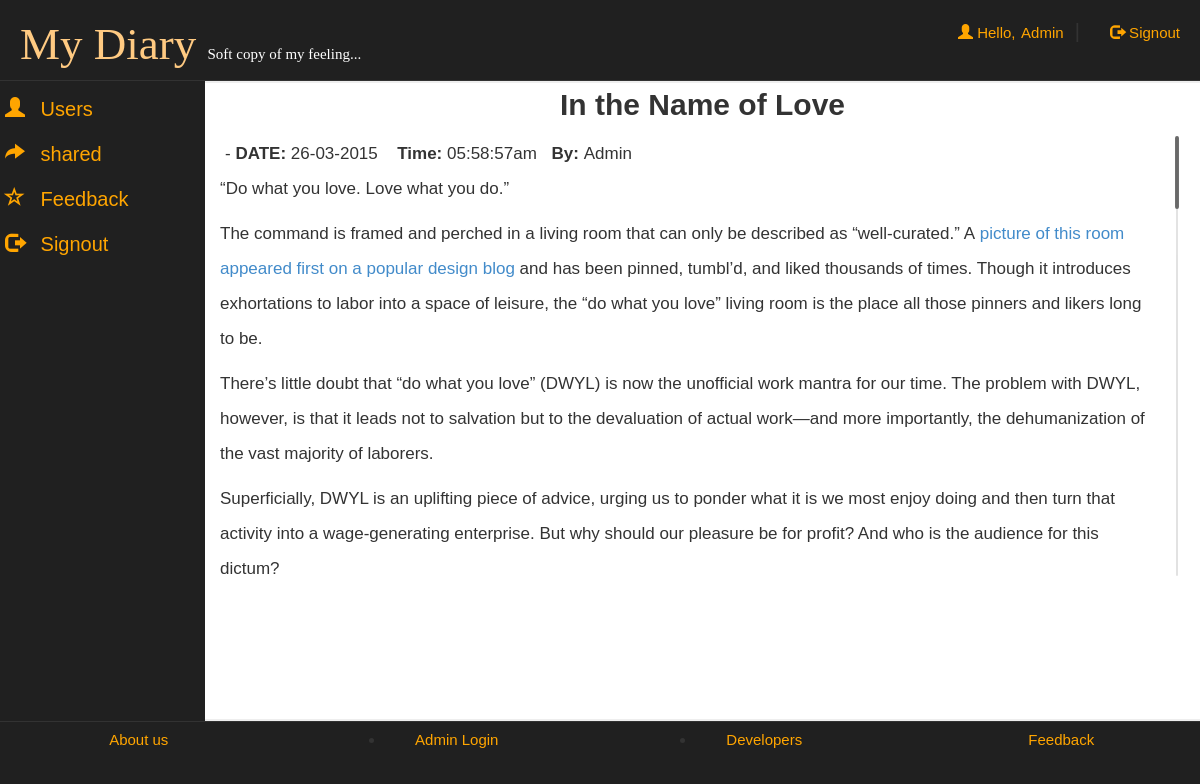
/adminpanel.php?aid=551392115c149 (signed in), run on the app's committed database.
### tables this page shows
CREATE TABLE IF NOT EXISTS `articles` (
  `email` varchar(50) NOT NULL,
  `id` text NOT NULL,
  `date` date NOT NULL,
  `time` varchar(50) NOT NULL,
  `article` text NOT NULL,
  `title` varchar(500) NOT NULL,
  `star` tinyint(1) NOT NULL DEFAULT '0',
  `share` tinyint(1) NOT NULL DEFAULT '0',
  `nick` varchar(50) NOT NULL DEFAULT '0'
);

### adminpanel.php (the view, shortened to what this page needs)
<!DOCTYPE html>
<html lang="en">
<head>
 <link  rel="stylesheet" href="css/bootstrap.min.css"/>
 <link  rel="stylesheet" href="css/bootstrap-theme.min.css"/>
 <link rel="stylesheet" href="css/main.css">
 <link  rel="stylesheet" href="css/font.css">
 <link  rel="stylesheet" href="css/jquery.mCustomScrollbar.css">
</head>
<body>
<div class="row logo">
<div class="col-md-6">
<h1><span style="color:#FFCA82">My&nbsp;Diary</span>&nbsp;<span style="font-size:15px; color:#fff;">Soft copy of my feeling...</span></h1>
</div>
<div class="col-md-4">
 <?php
 include_once 'dbConnection.php';
  if($_SESSION['key']!="sunny7785068889"){
header("location:index.php");
}
else
{
$name = $_SESSION['name'];
echo '<span class="pull-right top" ><span class="log1"><span class="glyphicon glyphicon-user" aria-hidden="true"></span>&nbsp;Hello,</span> <a href="adminpanel.php?q=1" class="log log1">'.$name.'</a>&nbsp;&nbsp;|<a href="logout.php?q=adminpanel.php" class="log"><span class="glyphicon glyphicon-log-out" aria-hidden="true"></span>&nbsp;Signout</button></a></span>';
}?>
</div></div>
<div class="row">
<div class="menu col-md-2">
<ul>
<li>
<div class="camenu <?php if(@$_GET['q']==1) echo 'active';?>">
<a href="adminpanel.php?q=1"><span class="glyphicon glyphicon-user caf" aria-hidden="true"></span>
<span class="cas">Users</span></a>
</div>
</li>
<li>
<div class="camenu <?php if((@$_GET['q']==2) ) echo 'active';?>">
<a href="adminpanel.php?q=2"><span class="glyphicon glyphicon-share-alt caf" aria-hidden="true"></span>
<span class="cas">shared</span></a>
</div>
</li>
<li>
<div class="camenu <?php if(@$_GET['q']==3) echo 'active';?>">
<a href="adminpanel.php?q=3"><span class="glyphicon glyphicon-star-empty caf" aria-hidden="true"></span>
<span class="cas">Feedback</span></a>
</div>
</li>
<li>
<div class="camenu">
<a href="logout.php?q=adminpanel.php"><span class="glyphicon glyphicon-log-out caf" aria-hidden="true"></span>
<span class="cas">Signout</span></a>
</div>
</li>
</ul>
</div>
<div class="col-md-10">
<div class="bich">
<?php if(@$_GET['aid']) {
$id=@$_GET['aid'];
$result = mysqli_query($con,"SELECT * FROM articles WHERE id='$id' ") or die('Error');
while($row = mysqli_fetch_array($result)) {
	$title = $row['title'];
	$article = $row['article'];
	$date = $row['date'];
	$date= date("d-m-Y",strtotime($date));
	$time = $row['time'];
echo '<a title="Back to Archive" href="update.php?q1=2"><b><span class="glyphicon glyphicon-level-up" aria-hidden="true"></span></b></a><h2 style="text-align:center; margin-top:-15px;font-family: "Ubuntu", sans-serif;"><b>'.$title.'</b></h1>';
 echo '<div class="mCustomScrollbar" data-mcs-theme="dark" style="margin-left:10px;margin-right:10px; max-height:450px; line-height:35px;padding:5px;"><span style="line-height:35px;padding:5px;">-&nbsp;<b>DATE:</b>&nbsp;'.$date.'</span>
<span style="line-height:35px;padding:5px;">&nbsp;<b>Time:</b>&nbsp;'.$time.'</span><span style="line-height:35px;padding:5px;">&nbsp;<b>By:</b>&nbsp;'.$name.'</span><br />'.$article.'</div>';}
}?>
</div>
</div>
</div>
<div class="row footer">
<div class="col-md-3 box">
<a href="aboutus.php" target="_blank" >About us</a>
</div>
<div class="col-md-3 box">
<li data-toggle="modal" data-target="#login"><a href="#">Admin Login</a></li></div>
<div class="col-md-3 box">
<li data-toggle="modal" data-target="#developers"><a href="#">Developers</a></li>
</div>
<div class="col-md-3 box">
<a href="feedback.php" target="_blank">Feedback</a></div></div>
</body>
</html>

### css/main.css (style rules this page uses)
body { overflow-x:hidden; font:20px 'Ubuntu', sans-serif; background:#202020; background-attachment: fixed; }
.logo { border-bottom:1px solid; border-color:#323232; }
.logo h1 { margin-left:20px; font-size:45px; font-family:'Segoe Script'; }
.log { margin:20px; margin-left:30px; color:orange; text-decoration:none; font-size:20px; font-size:15px; }
.log1 { font: 15px 'Ubuntu', sans-serif; color:orange; margin:0px; }
.top { margin-top:20px; }
.footer { font-size:15px; text-align:center; border-top:1px solid; border-color:#323232; }
.footer a { margin:25px; color:orange; }
.bich { min-height:80vh; border-top:2px solid; border-bottom:2px solid; border-color:#eee; background:#fff; font: 17px "Century Gothic", "Times Roman", sans-serif; }
.menu { background-color:#202020; }
.menu ul { list-style:none; }
.camenu { height:30px; font-family: 'Ubuntu', sans-serif; margin-bottom:10px; margin-top:10px; margin-left:-10px; }
.camenu a { color:orange; font-size:20px; }
.menu li { height:35px; width:100%; margin-left:-30px; }
.menu li a { text-decoration:none; }
.caf { margin:5px; }
.cas { margin:5px; }
.box { padding:9px; }

### data on the page
articles: title "In the Name of Love", date "26-03-2015", time "05:58:57am", article "“Do what you love. Love what you do.” The command is framed and perched in a living room that can only be described as “well-curated.” A picture of this room appeared first on a popular design blog and has been pinned, tumbl’d, and liked thousands of times. Though it introduces exhortations to labor into a space of leisure, the “do what you love” living room is the place all those pinners and likers long to be. There’s little doubt that “do what you love” (DWYL) is now the unofficial work mantra for our time. The problem with DWYL, however, is that it leads not to salvation but to the devaluation of actual work—and more importantly, the dehumanization of the vast majority of laborers.…"

### other printed values
$name "Admin"
